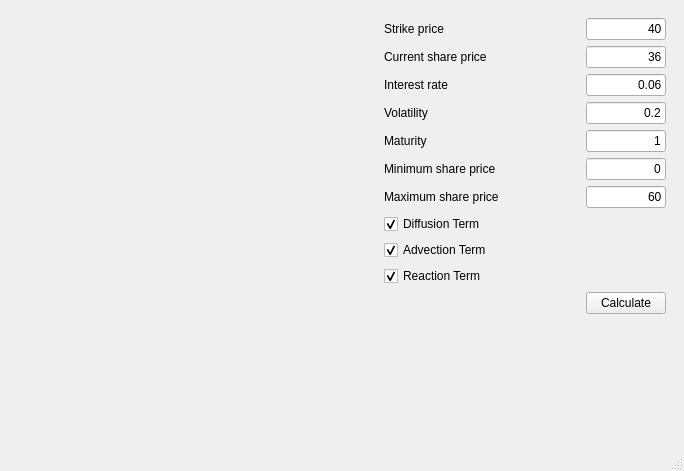
<?xml version="1.0" encoding="UTF-8"?>
<ui version="4.0">
 <class>MainWindow</class>
 <widget class="QMainWindow" name="MainWindow">
  <property name="geometry">
   <rect>
    <x>0</x>
    <y>0</y>
    <width>684</width>
    <height>471</height>
   </rect>
  </property>
  <property name="windowTitle">
   <string>MainWindow</string>
  </property>
  <widget class="QWidget" name="centralwidget">
   <layout class="QHBoxLayout" name="horizontalLayout">
    <item>
     <widget class="QCustomPlot" name="customPlot" native="true"/>
    </item>
    <item>
     <widget class="QWidget" name="widget" native="true">
      <property name="sizePolicy">
       <sizepolicy hsizetype="Fixed" vsizetype="Preferred">
        <horstretch>0</horstretch>
        <verstretch>0</verstretch>
       </sizepolicy>
      </property>
      <property name="minimumSize">
       <size>
        <width>0</width>
        <height>0</height>
       </size>
      </property>
      <property name="maximumSize">
       <size>
        <width>300</width>
        <height>16777215</height>
       </size>
      </property>
      <property name="baseSize">
       <size>
        <width>0</width>
        <height>0</height>
       </size>
      </property>
      <property name="layoutDirection">
       <enum>Qt::LeftToRight</enum>
      </property>
      <layout class="QVBoxLayout" name="verticalLayout_3">
       <item>
        <layout class="QVBoxLayout" name="verticalLayout" stretch="0,0,0,0,0,0,0,0,0,0">
         <property name="sizeConstraint">
          <enum>QLayout::SetDefaultConstraint</enum>
         </property>
         <item>
          <layout class="QHBoxLayout" name="horizontalLayout_2">
           <property name="topMargin">
            <number>0</number>
           </property>
           <item>
            <widget class="QLabel" name="lblStrikePrice">
             <property name="text">
              <string>Strike price</string>
             </property>
            </widget>
           </item>
           <item>
            <spacer name="horizontalSpacer_2">
             <property name="orientation">
              <enum>Qt::Horizontal</enum>
             </property>
             <property name="sizeType">
              <enum>QSizePolicy::Expanding</enum>
             </property>
             <property name="sizeHint" stdset="0">
              <size>
               <width>40</width>
               <height>20</height>
              </size>
             </property>
            </spacer>
           </item>
           <item>
            <widget class="QLineEdit" name="txtStrikePrice">
             <property name="minimumSize">
              <size>
               <width>80</width>
               <height>0</height>
              </size>
             </property>
             <property name="maximumSize">
              <size>
               <width>80</width>
               <height>16777215</height>
              </size>
             </property>
             <property name="text">
              <string>40</string>
             </property>
             <property name="alignment">
              <set>Qt::AlignRight|Qt::AlignTrailing|Qt::AlignVCenter</set>
             </property>
            </widget>
           </item>
          </layout>
         </item>
         <item>
          <layout class="QHBoxLayout" name="horizontalLayout_4">
           <property name="topMargin">
            <number>0</number>
           </property>
           <property name="bottomMargin">
            <number>0</number>
           </property>
           <item>
            <widget class="QLabel" name="lblCurrentPrice">
             <property name="text">
              <string>Current share price</string>
             </property>
            </widget>
           </item>
           <item>
            <spacer name="horizontalSpacer_3">
             <property name="orientation">
              <enum>Qt::Horizontal</enum>
             </property>
             <property name="sizeType">
              <enum>QSizePolicy::Expanding</enum>
             </property>
             <property name="sizeHint" stdset="0">
              <size>
               <width>40</width>
               <height>20</height>
              </size>
             </property>
            </spacer>
           </item>
           <item>
            <widget class="QLineEdit" name="txtSharePrice">
             <property name="minimumSize">
              <size>
               <width>80</width>
               <height>0</height>
              </size>
             </property>
             <property name="maximumSize">
              <size>
               <width>80</width>
               <height>16777215</height>
              </size>
             </property>
             <property name="text">
              <string>36</string>
             </property>
             <property name="alignment">
              <set>Qt::AlignRight|Qt::AlignTrailing|Qt::AlignVCenter</set>
             </property>
            </widget>
           </item>
          </layout>
         </item>
         <item>
          <layout class="QHBoxLayout" name="horizontalLayout_3">
           <property name="topMargin">
            <number>0</number>
           </property>
           <property name="bottomMargin">
            <number>0</number>
           </property>
           <item>
            <widget class="QLabel" name="lblInterestRate">
             <property name="text">
              <string>Interest rate</string>
             </property>
            </widget>
           </item>
           <item>
            <spacer name="horizontalSpacer_4">
             <property name="orientation">
              <enum>Qt::Horizontal</enum>
             </property>
             <property name="sizeType">
              <enum>QSizePolicy::Expanding</enum>
             </property>
             <property name="sizeHint" stdset="0">
              <size>
               <width>40</width>
               <height>20</height>
              </size>
             </property>
            </spacer>
           </item>
           <item>
            <widget class="QLineEdit" name="txtInterestRate">
             <property name="minimumSize">
              <size>
               <width>80</width>
               <height>0</height>
              </size>
             </property>
             <property name="maximumSize">
              <size>
               <width>80</width>
               <height>16777215</height>
              </size>
             </property>
             <property name="text">
              <string>0.06</string>
             </property>
             <property name="alignment">
              <set>Qt::AlignRight|Qt::AlignTrailing|Qt::AlignVCenter</set>
             </property>
            </widget>
           </item>
          </layout>
         </item>
         <item>
          <layout class="QHBoxLayout" name="horizontalLayout_7">
           <property name="topMargin">
            <number>0</number>
           </property>
           <property name="bottomMargin">
            <number>0</number>
           </property>
           <item>
            <widget class="QLabel" name="lblVolatility">
             <property name="text">
              <string>Volatility</string>
             </property>
            </widget>
           </item>
           <item>
            <spacer name="horizontalSpacer_5">
             <property name="orientation">
              <enum>Qt::Horizontal</enum>
             </property>
             <property name="sizeType">
              <enum>QSizePolicy::Expanding</enum>
             </property>
             <property name="sizeHint" stdset="0">
              <size>
               <width>40</width>
               <height>20</height>
              </size>
             </property>
            </spacer>
           </item>
           <item>
            <widget class="QLineEdit" name="txtVolatility">
             <property name="minimumSize">
              <size>
               <width>80</width>
               <height>0</height>
              </size>
             </property>
             <property name="maximumSize">
              <size>
               <width>80</width>
               <height>16777215</height>
              </size>
             </property>
             <property name="text">
              <string>0.2</string>
             </property>
             <property name="alignment">
              <set>Qt::AlignRight|Qt::AlignTrailing|Qt::AlignVCenter</set>
             </property>
            </widget>
           </item>
          </layout>
         </item>
         <item>
          <layout class="QHBoxLayout" name="horizontalLayout_6">
           <property name="topMargin">
            <number>0</number>
           </property>
           <item>
            <widget class="QLabel" name="lblMaturity">
             <property name="text">
              <string>Maturity</string>
             </property>
            </widget>
           </item>
           <item>
            <spacer name="horizontalSpacer_6">
             <property name="orientation">
              <enum>Qt::Horizontal</enum>
             </property>
             <property name="sizeType">
              <enum>QSizePolicy::Expanding</enum>
             </property>
             <property name="sizeHint" stdset="0">
              <size>
               <width>40</width>
               <height>20</height>
              </size>
             </property>
            </spacer>
           </item>
           <item>
            <widget class="QLineEdit" name="txtMaturity">
             <property name="minimumSize">
              <size>
               <width>80</width>
               <height>0</height>
              </size>
             </property>
             <property name="maximumSize">
              <size>
               <width>80</width>
               <height>16777215</height>
              </size>
             </property>
             <property name="text">
              <string>1</string>
             </property>
             <property name="alignment">
              <set>Qt::AlignRight|Qt::AlignTrailing|Qt::AlignVCenter</set>
             </property>
            </widget>
           </item>
          </layout>
         </item>
         <item>
          <layout class="QHBoxLayout" name="horizontalLayout_8">
           <property name="topMargin">
            <number>0</number>
           </property>
           <item>
            <widget class="QLabel" name="lblMinSharePrice">
             <property name="text">
              <string>Minimum share price</string>
             </property>
            </widget>
           </item>
           <item>
            <spacer name="horizontalSpacer_7">
             <property name="orientation">
              <enum>Qt::Horizontal</enum>
             </property>
             <property name="sizeType">
              <enum>QSizePolicy::Expanding</enum>
             </property>
             <property name="sizeHint" stdset="0">
              <size>
               <width>40</width>
               <height>20</height>
              </size>
             </property>
            </spacer>
           </item>
           <item>
            <widget class="QLineEdit" name="txtMinSharePrice">
             <property name="minimumSize">
              <size>
               <width>80</width>
               <height>0</height>
              </size>
             </property>
             <property name="maximumSize">
              <size>
               <width>80</width>
               <height>16777215</height>
              </size>
             </property>
             <property name="text">
              <string>0</string>
             </property>
             <property name="alignment">
              <set>Qt::AlignRight|Qt::AlignTrailing|Qt::AlignVCenter</set>
             </property>
            </widget>
           </item>
          </layout>
         </item>
         <item>
          <layout class="QHBoxLayout" name="horizontalLayout_9">
           <property name="topMargin">
            <number>0</number>
           </property>
           <item>
            <widget class="QLabel" name="lblMaxSharePrice">
             <property name="text">
              <string>Maximum share price</string>
             </property>
            </widget>
           </item>
           <item>
            <spacer name="horizontalSpacer_8">
             <property name="orientation">
              <enum>Qt::Horizontal</enum>
             </property>
             <property name="sizeType">
              <enum>QSizePolicy::Expanding</enum>
             </property>
             <property name="sizeHint" stdset="0">
              <size>
               <width>40</width>
               <height>20</height>
              </size>
             </property>
            </spacer>
           </item>
           <item>
            <widget class="QLineEdit" name="txtMaxSharePrice">
             <property name="minimumSize">
              <size>
               <width>80</width>
               <height>0</height>
              </size>
             </property>
             <property name="maximumSize">
              <size>
               <width>80</width>
               <height>16777215</height>
              </size>
             </property>
             <property name="text">
              <string>60</string>
             </property>
             <property name="alignment">
              <set>Qt::AlignRight|Qt::AlignTrailing|Qt::AlignVCenter</set>
             </property>
            </widget>
           </item>
          </layout>
         </item>
         <item>
          <layout class="QVBoxLayout" name="verticalLayout_2">
           <property name="topMargin">
            <number>0</number>
           </property>
           <item>
            <widget class="QCheckBox" name="chkDiffTerm">
             <property name="maximumSize">
              <size>
               <width>200</width>
               <height>16777215</height>
              </size>
             </property>
             <property name="text">
              <string>Diffusion Term</string>
             </property>
             <property name="checked">
              <bool>true</bool>
             </property>
            </widget>
           </item>
           <item>
            <widget class="QCheckBox" name="chkAdvectTerm">
             <property name="maximumSize">
              <size>
               <width>200</width>
               <height>16777215</height>
              </size>
             </property>
             <property name="text">
              <string>Advection Term</string>
             </property>
             <property name="checked">
              <bool>true</bool>
             </property>
            </widget>
           </item>
           <item>
            <widget class="QCheckBox" name="chkReactTerm">
             <property name="maximumSize">
              <size>
               <width>200</width>
               <height>16777215</height>
              </size>
             </property>
             <property name="text">
              <string>Reaction Term</string>
             </property>
             <property name="checked">
              <bool>true</bool>
             </property>
            </widget>
           </item>
          </layout>
         </item>
         <item>
          <layout class="QHBoxLayout" name="horizontalLayout_5">
           <item>
            <spacer name="horizontalSpacer">
             <property name="orientation">
              <enum>Qt::Horizontal</enum>
             </property>
             <property name="sizeType">
              <enum>QSizePolicy::Expanding</enum>
             </property>
             <property name="sizeHint" stdset="0">
              <size>
               <width>40</width>
               <height>20</height>
              </size>
             </property>
            </spacer>
           </item>
           <item>
            <widget class="QPushButton" name="btnCalculate">
             <property name="maximumSize">
              <size>
               <width>100</width>
               <height>16777215</height>
              </size>
             </property>
             <property name="text">
              <string>Calculate</string>
             </property>
            </widget>
           </item>
          </layout>
         </item>
         <item>
          <spacer name="verticalSpacer">
           <property name="orientation">
            <enum>Qt::Vertical</enum>
           </property>
           <property name="sizeHint" stdset="0">
            <size>
             <width>253</width>
             <height>13</height>
            </size>
           </property>
          </spacer>
         </item>
        </layout>
       </item>
      </layout>
     </widget>
    </item>
   </layout>
  </widget>
  <widget class="QMenuBar" name="menubar">
   <property name="geometry">
    <rect>
     <x>0</x>
     <y>0</y>
     <width>684</width>
     <height>27</height>
    </rect>
   </property>
  </widget>
  <widget class="QStatusBar" name="statusbar"/>
 </widget>
 <customwidgets>
  <customwidget>
   <class>QCustomPlot</class>
   <extends>QWidget</extends>
   <header location="global">QCustomPlot.h</header>
   <container>1</container>
  </customwidget>
 </customwidgets>
 <resources/>
 <connections/>
</ui>
